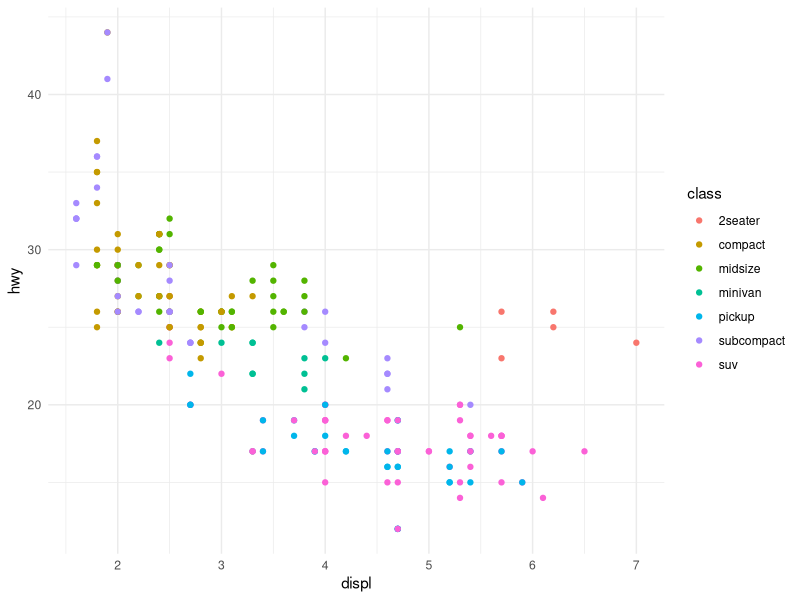
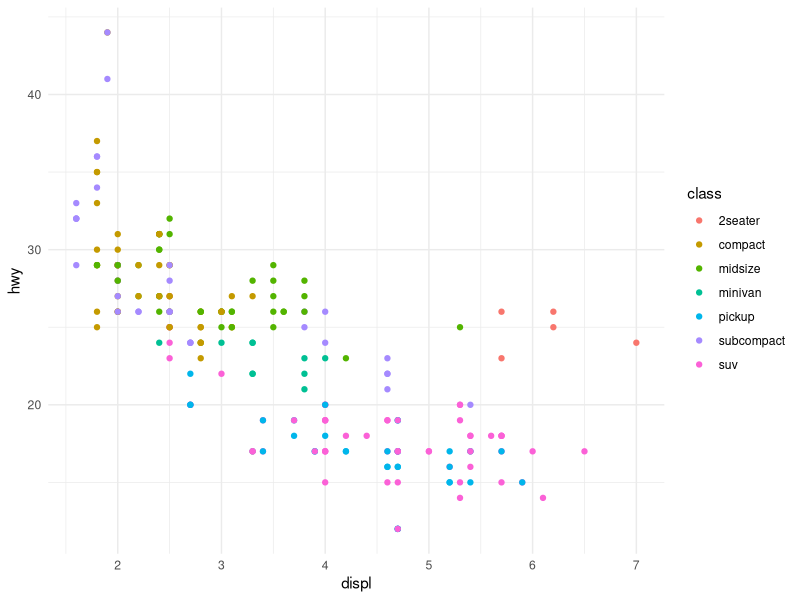
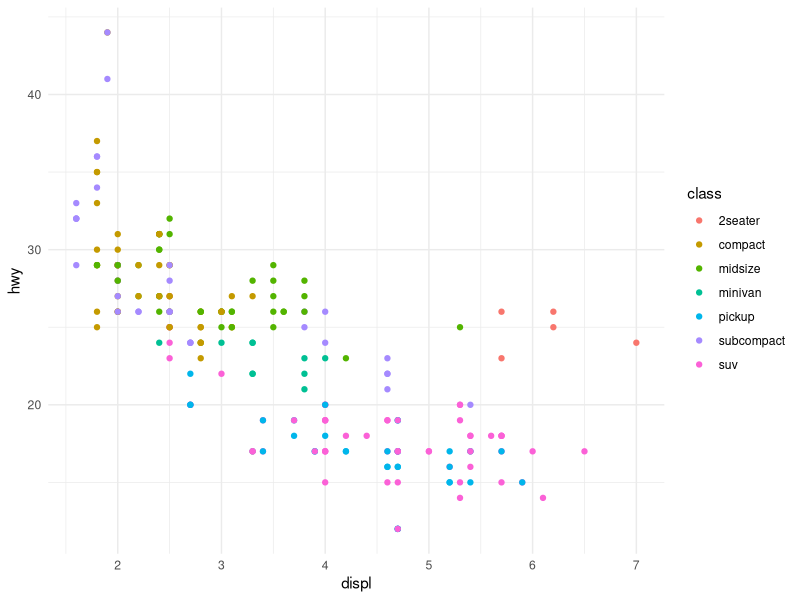
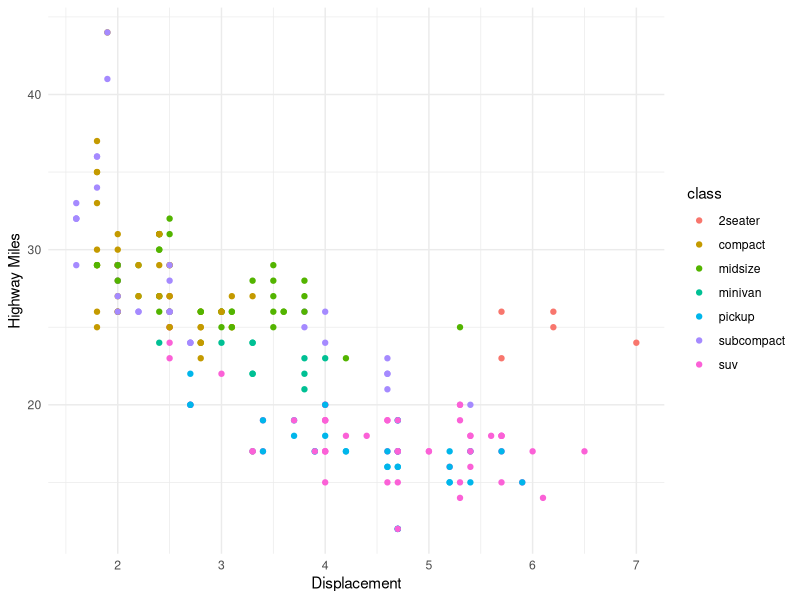
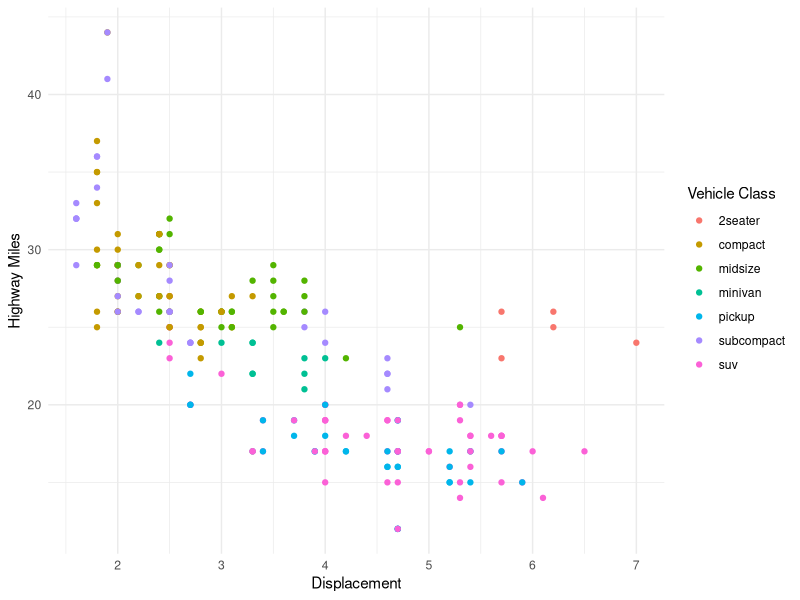
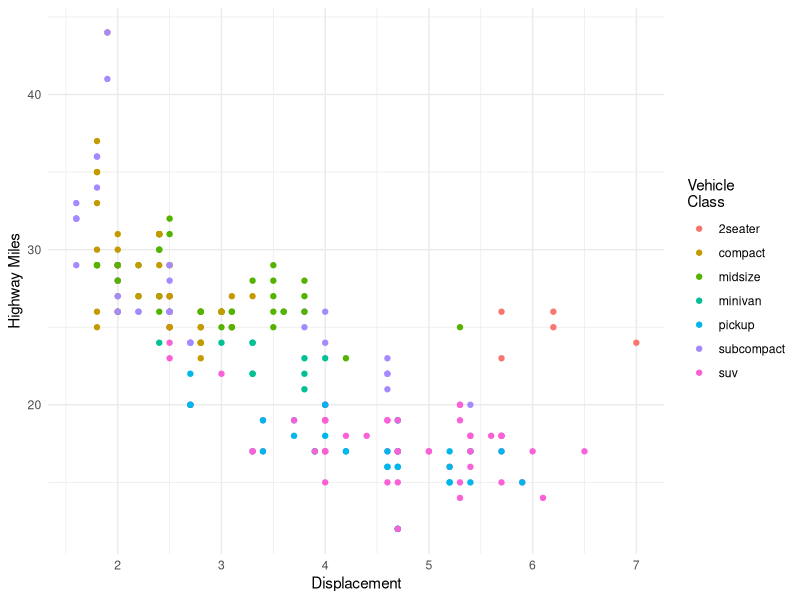
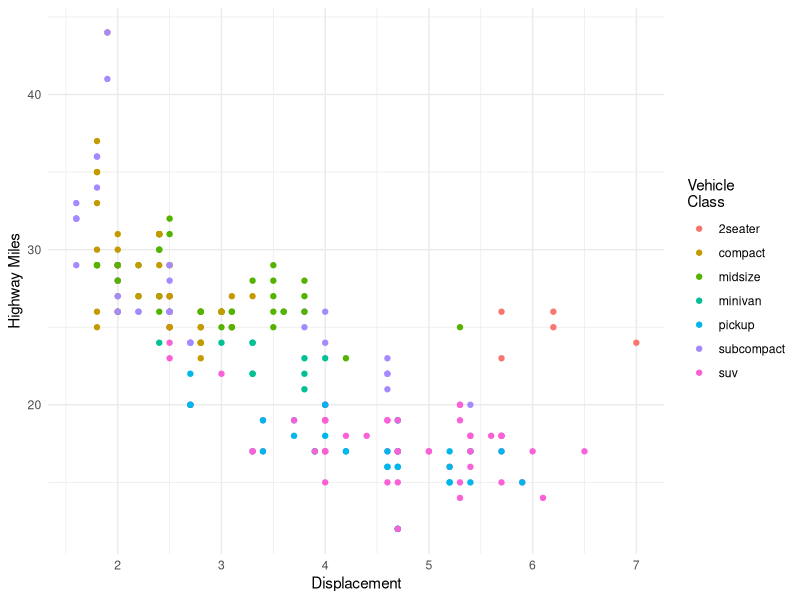
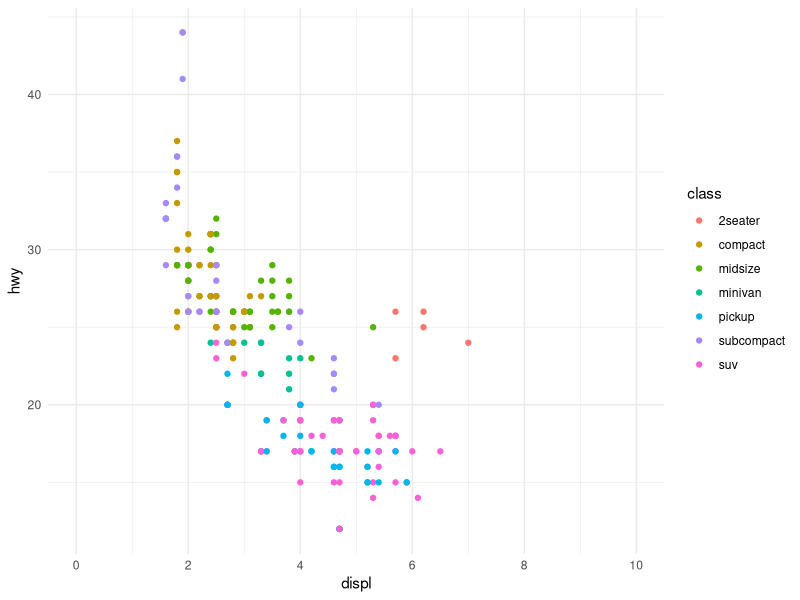

The R source for these figures, in order:
## ---- chunk 1
#| label = "setup",
#| include = FALSE
library(dplyr)
library(ggplot2)

theme_set(theme_minimal())
## ---- chunk 2
sapply(mpg, class)
## ---- chunk 3
ggplot(mpg, aes(displ, hwy)) + 
  geom_point(aes(color = class))

## ---- chunk 4
ggplot(mpg, aes(x = displ, y = hwy)) +
  geom_point(aes(color = class)) +
  scale_x_continuous() +
  scale_y_continuous() +
  scale_color_discrete()
## ---- chunk 5
ggplot(mpg,aes(displ, hwy, color = class)) +
  geom_point()
## ---- chunk 6
ggplot(mpg,aes(displ, hwy, color = class)) +
  geom_point() +
  scale_x_continuous("Displacement") +
  scale_y_continuous("Highway Miles")
## ---- chunk 7
ggplot(mpg,aes(displ,hwy, color = class)) +
  geom_point() +
  scale_x_continuous("Displacement") +
  scale_y_continuous("Highway Miles") +
  scale_color_discrete("Vehicle Class")
## ---- chunk 8
ggplot(mpg,aes(displ, hwy, color = class)) +
  geom_point() +
  scale_x_continuous("Displacement") +
  scale_y_continuous("Highway Miles") +
  scale_color_discrete("Vehicle\nClass")
## ---- chunk 9
ggplot(mpg,aes(displ,hwy, color = class)) +
  geom_point() +
  labs(x = "Displacement", y = "Highway Miles", color = "Vehicle\nClass")
## ---- chunk 10
ggplot(mpg, aes(displ, hwy, color = class)) +
  geom_point() +
  scale_x_continuous(breaks = seq(0, 10, 2), limits = c(0, 10))
## ---- chunk 11
ggplot(mpg, aes(displ, hwy, color = class)) +
  geom_point() +
  scale_x_continuous(breaks = c(1.5, 2.5, 3.5, 4.5, 5.5, 6.5),
                     labels = c("1.5 lit.", "α", "C", "D", "E", "F"))
## ---- chunk 12
ggplot(mpg, aes(displ, hwy, color = class)) +
  geom_point() +
  scale_x_continuous(breaks = seq(1, 8, 1), limits = c(1, 8),
                     labels = paste(seq(1, 8, 1), "lit."))
## ---- chunk 13
ggplot(mpg,aes(displ,hwy, color = class)) +
  geom_point() +
  scale_color_discrete(labels = c("1", "Compact", "3", "4", "5", "6", "7")) +
  scale_x_continuous(limits = c(0, 7),
                     breaks = c(0:7))
## ---- chunk 14
ggplot(mpg,aes(displ,hwy, color = class)) +
  geom_point() +
  scale_x_continuous(name = NULL, breaks = NULL, labels = NULL) +
  scale_y_continuous(name = NULL, breaks = NULL, labels = NULL) +
  scale_color_discrete(name = NULL, labels = NULL)
## ---- chunk 15
set.seed(123456) # ensures reproducibility of the sample
d1 <- diamonds %>% slice(sample(nrow(diamonds), 100))

ggplot(d1, aes(clarity, price)) +
  geom_point(alpha = 1/2)
## ---- chunk 16
ggplot(d1, aes(clarity,price)) +
  geom_point(alpha = 1/2) +
  scale_y_continuous(labels = scales::label_comma())
## ---- chunk 17
ggplot(d1, aes(clarity, price)) +
  geom_point(alpha = 1/2) +
  scale_y_continuous(labels = scales::label_dollar(prefix = "€"))
## ---- chunk 18
mydata = data.frame(p = 1:3, 
                     q = 1:3, 
                     r = c("a","b","c"))

ggplot(mydata, aes(p, q)) +
  geom_point(aes(color = r))
## ---- chunk 19
ggplot(mydata, aes(p, q)) +
  geom_point(aes(size = p), show.legend = FALSE) +
  geom_point(aes(color = r), show.legend = FALSE)
## ---- chunk 20
ggplot(mydata, aes(p,q)) +
  geom_point(aes(color = r), size = 4) +
  labs(title = "Legends at the top") +
  theme(legend.position = "top") 
## ---- chunk 21
ggplot(mydata, aes(p,q)) +
  geom_point(aes(color = r), size = 4) +
  labs(title = "Legends at the bottom") +
  theme(legend.position = "bottom")
## ---- chunk 22
ggplot(mydata, aes(p,q)) +
  geom_point(aes(color = r), size = 4) +
  labs(title = "Legends on left") +
  theme(legend.position = "left")
## ---- chunk 23
ggplot(mydata, aes(p,q)) +
  geom_point(aes(color = r), size = 4) +
  labs(title = "No legends") +
  theme(legend.position = "none")
## ---- chunk 24
ggplot(mydata, aes(p,q)) +
  geom_point(aes(color = r), size = 4) +
  theme(legend.position = c(1, 0.5))
## ---- chunk 25
ggplot(mydata, aes(p, q)) +
  geom_point(aes(color = r), size = 4) +
  theme(legend.direction = "horizontal")

## ---- chunk 26
ggplot(d1, aes(carat, price)) +
  geom_point(aes(color = clarity)) +
  guides(color = guide_legend(ncol = 3))
## ---- chunk 27
ggplot(d1, aes(carat, price)) +
  geom_point(aes(color = clarity)) +
  guides(color = guide_legend(ncol = 3, byrow = TRUE))
## ---- chunk 28
ggplot(d1, aes(carat, price)) +
  geom_point(aes(color = clarity)) +
  guides(color = guide_legend(ncol = 3, byrow = TRUE, reverse = TRUE))
## ---- chunk 29
ggplot(d1, aes(carat, price)) +
  geom_point(aes(color = clarity), alpha = 0.4)
## ---- chunk 30
ggplot(d1, aes(carat, price)) +
  geom_point(aes(color = clarity), alpha = 0.4) +
  guides(color = guide_legend(override.aes = list(alpha = 1)))
## ---- chunk 31
mydata2 <- data.frame(a = 1:3, b = 1:3, c = 1:3)
ggplot(mydata2, aes(a,b)) +
  geom_point(aes(color = c))

## ---- chunk 32
ggplot(mydata2, aes(a,b)) +
  geom_point(aes(color = c)) +
  guides(color = guide_colorbar(reverse = T))
## ---- chunk 33
ggplot(mydata2, aes(a,b)) +
  geom_point(aes(color = c)) +
  guides(color = guide_legend())
